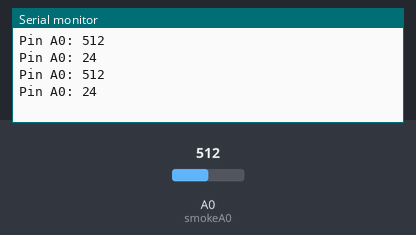
The sketch below on a simulated Arduino Uno, built with avr-gcc and run on an emulated ATmega328P. Parts: the last lines printed to the serial monitor. Inputs (shaded band) come from the test bench; at power-on: A0 (smokeA0) = 512.

Above: at 1.8 s.
1.9 s: A0 (smokeA0) set to 610
At 2.6 s:
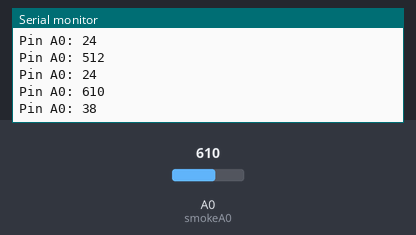
3.4 s: A0 (smokeA0) set to 590
At 4.8 s:
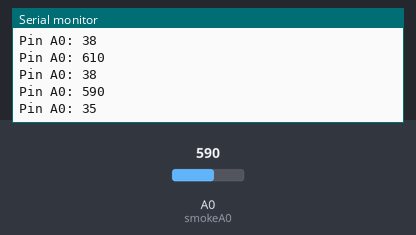
Timing chart, 0 to 6.4 s (numbered marks = the images above; inputs shaded):
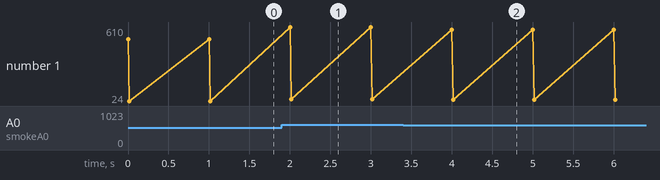

Measured:
- after the input at 1.9 s, the serial monitor: prints a new line after 0.10 s (image 1)
- after the input at 3.4 s, the serial monitor: prints a new line after 0.60 s (image 2)
- plotted number 1: 24 → 38 after the input at 1.9 s, 38 → 35 after the input at 3.4 s

The sketch:

mq2.ino
```cpp
int smokeA0 = A0;

// Your threshold value. You might need to change it.
int sensorThres = 600;

void setup() {
 pinMode(smokeA0, INPUT);
 Serial.begin(9600);
}

void loop() {
 int analogSensor = analogRead(smokeA0);
 Serial.print("Pin A0: ");
 Serial.println(analogSensor);
 analogSensor = map(analogSensor,350,1024,0,100);
 Serial.print("Pin A0: ");
 Serial.println(analogSensor);
 delay(1000);
}
```
